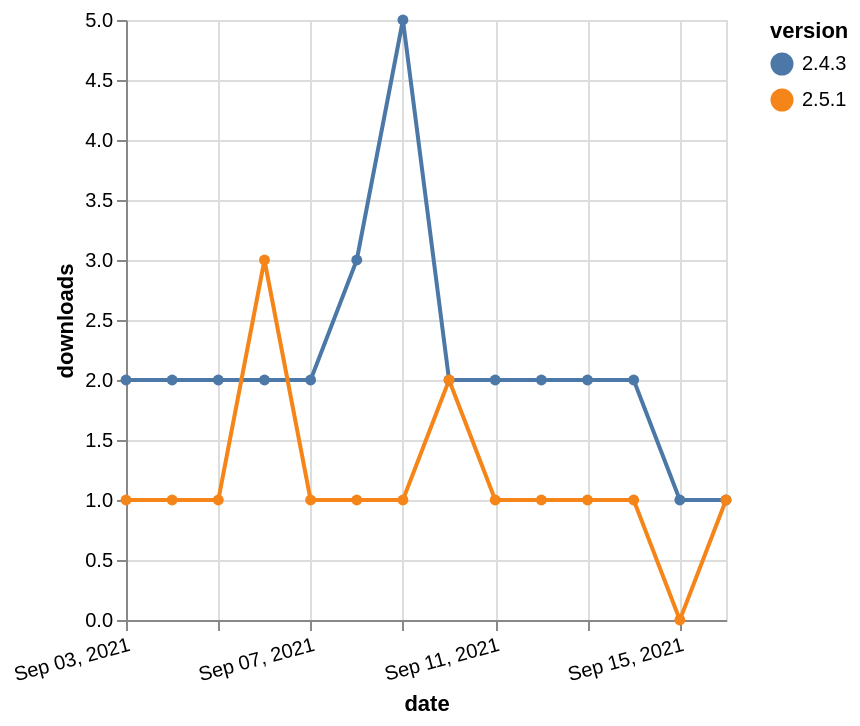

Express this chart as Vega-Lite.
### Vega-Lite specification from a JSON file in a GitHub repository (floating-point values rounded to 4 significant figures)
{"$schema": "https://vega.github.io/schema/vega-lite/v5.json", "description": "A simple bar chart with embedded data.", "data": {"values": [{"date": "2021-09-03", "total": 2967, "delta": 2, "version": "2.4.3"}, {"date": "2021-09-04", "total": 2969, "delta": 2, "version": "2.4.3"}, {"date": "2021-09-05", "total": 2971, "delta": 2, "version": "2.4.3"}, {"date": "2021-09-06", "total": 2973, "delta": 2, "version": "2.4.3"}, {"date": "2021-09-07", "total": 2975, "delta": 2, "version": "2.4.3"}, {"date": "2021-09-08", "total": 2978, "delta": 3, "version": "2.4.3"}, {"date": "2021-09-09", "total": 2983, "delta": 5, "version": "2.4.3"}, {"date": "2021-09-10", "total": 2985, "delta": 2, "version": "2.4.3"}, {"date": "2021-09-11", "total": 2987, "delta": 2, "version": "2.4.3"}, {"date": "2021-09-12", "total": 2989, "delta": 2, "version": "2.4.3"}, {"date": "2021-09-13", "total": 2991, "delta": 2, "version": "2.4.3"}, {"date": "2021-09-14", "total": 2993, "delta": 2, "version": "2.4.3"}, {"date": "2021-09-15", "total": 2994, "delta": 1, "version": "2.4.3"}, {"date": "2021-09-16", "total": 2995, "delta": 1, "version": "2.4.3"}, {"date": "2021-09-03", "total": 240, "delta": 1, "version": "2.5.1"}, {"date": "2021-09-04", "total": 241, "delta": 1, "version": "2.5.1"}, {"date": "2021-09-05", "total": 242, "delta": 1, "version": "2.5.1"}, {"date": "2021-09-06", "total": 245, "delta": 3, "version": "2.5.1"}, {"date": "2021-09-07", "total": 246, "delta": 1, "version": "2.5.1"}, {"date": "2021-09-08", "total": 247, "delta": 1, "version": "2.5.1"}, {"date": "2021-09-09", "total": 248, "delta": 1, "version": "2.5.1"}, {"date": "2021-09-10", "total": 250, "delta": 2, "version": "2.5.1"}, {"date": "2021-09-11", "total": 251, "delta": 1, "version": "2.5.1"}, {"date": "2021-09-12", "total": 252, "delta": 1, "version": "2.5.1"}, {"date": "2021-09-13", "total": 253, "delta": 1, "version": "2.5.1"}, {"date": "2021-09-14", "total": 254, "delta": 1, "version": "2.5.1"}, {"date": "2021-09-15", "total": 254, "delta": 0, "version": "2.5.1"}, {"date": "2021-09-16", "total": 255, "delta": 1, "version": "2.5.1"}]}, "width": "container", "mark": {"type": "line", "point": {"filled": true}}, "encoding": {"x": {"field": "date", "type": "temporal", "timeUnit": "yearmonthdate", "title": "date", "axis": {"labelAngle": -15}}, "y": {"field": "delta", "type": "quantitative", "title": "downloads"}, "color": {"field": "version", "type": "nominal"}, "tooltip": {"field": "delta"}}}
